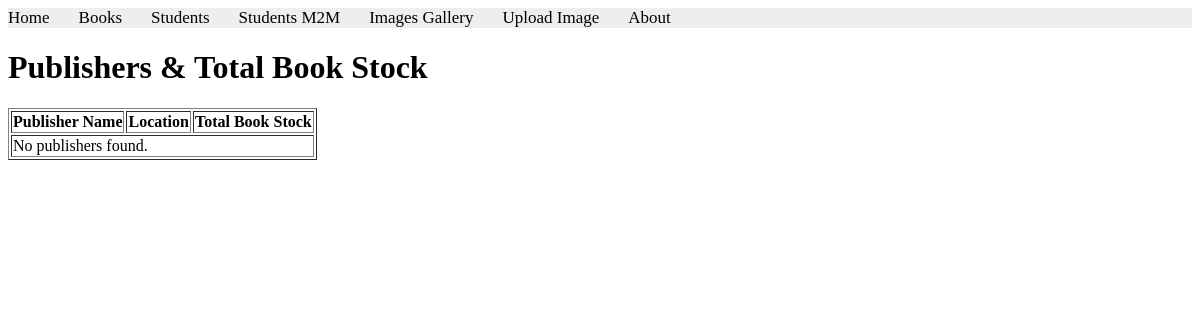
The app's page /books/lab9/task2/, older data.
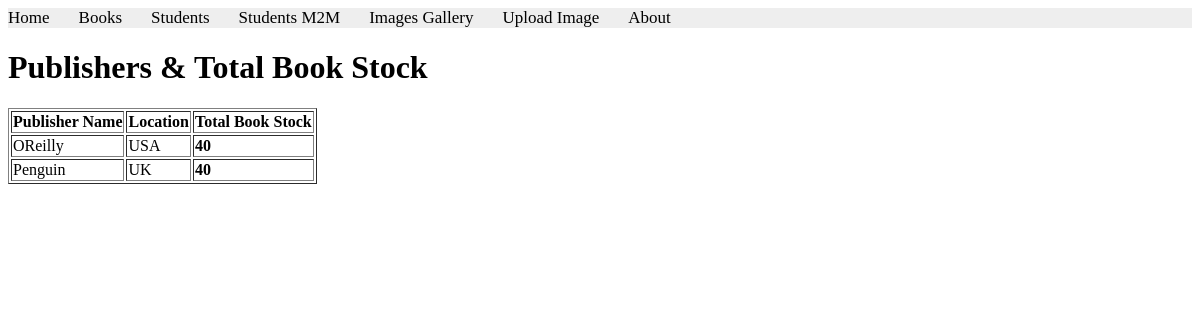
The same page, newer data.
### apps/bookmodule/models.py (models this page shows)
class Publisher(models.Model):
    name = models.CharField(max_length=200)
    location = models.CharField(max_length=300)

### apps/bookmodule/views.py (the view)
# urls.py: path('lab9/task2/', views.lab9_task2, name='lab9_task2'),
def lab9_task2(request):
    publishers = Publisher.objects.annotate(total_stock=Sum('book__quantity'))
    return render(request, 'bookmodule/lab9_task2.html', {'publishers': publishers})

### apps/templates/bookmodule/lab9_task2.html (shortened to what this page needs)
{% extends "layouts/base.html" %}
{% block content %}
<h1>Publishers & Total Book Stock</h1>
<table border="1" >
        <tr>
            <th>Publisher Name</th>
            <th>Location</th>
            <th>Total Book Stock</th>
        </tr>
        {% for pub in publishers %}
        <tr>
            <td>{{ pub.name }}</td>
            <td>{{ pub.location }}</td>
            <td >
                <strong>{{ pub.total_stock|default:0 }}</strong>
            </td>
        </tr>
        {% empty %}
        <tr>
            <td colspan="3" >No publishers found.</td>
        </tr>
        {% endfor %}
</table>
<br>
{% endblock %}

Row changes from the older to the newer data that the page shows:
added Publisher: name "OReilly", location "USA", total_stock "40"
added Publisher: name "Penguin", location "UK", total_stock "40"
Text that changed along with them:
text no longer shown: "No publishers found."
